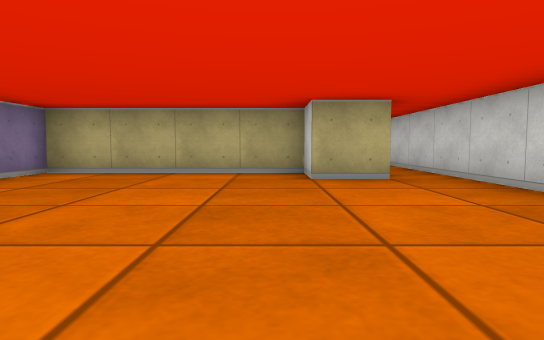
view 1 (above)

15 first-person views from a walk through a cub3D ray-caster map. The camera is about half as high as the walls, tilts 4° down and sees 75° across. The floor is counted in squares. Each view is taken from the middle of a square. On the plan, view 1 faces up. The plan holds only what a view shows up to about 9 squares ahead; the rest is blank.

view 2
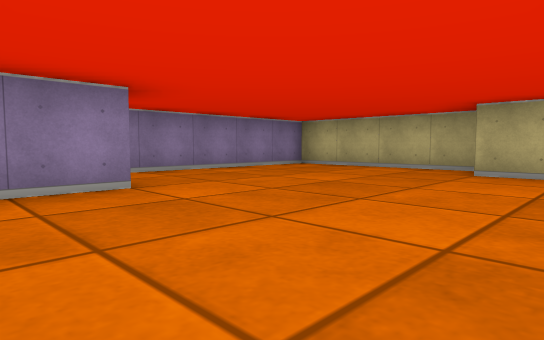

view 3
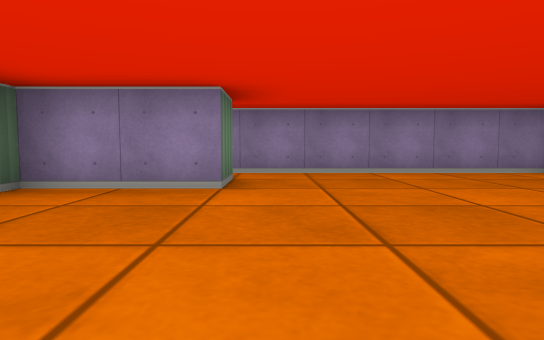

view 4
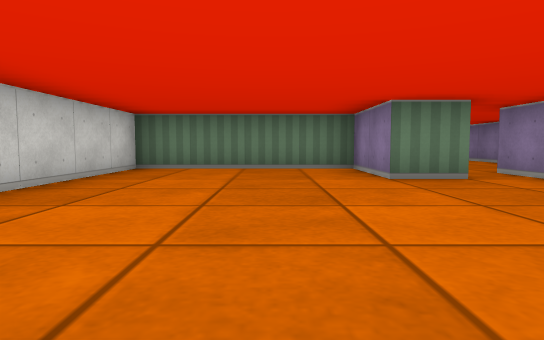

view 5
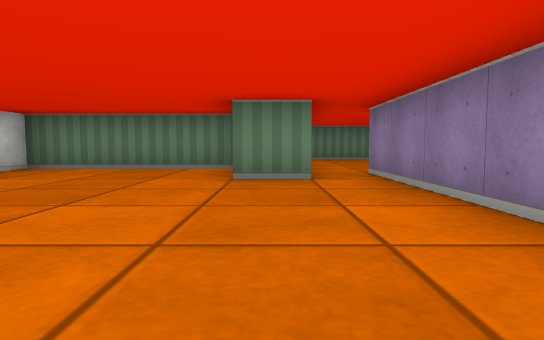

view 6
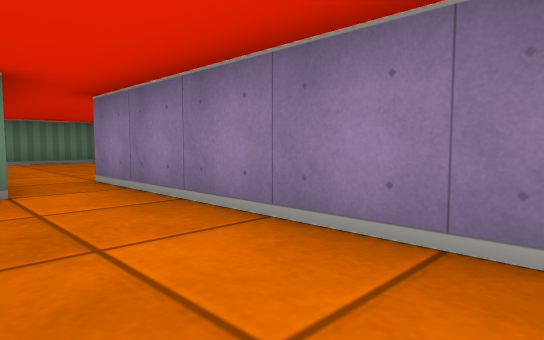

view 7
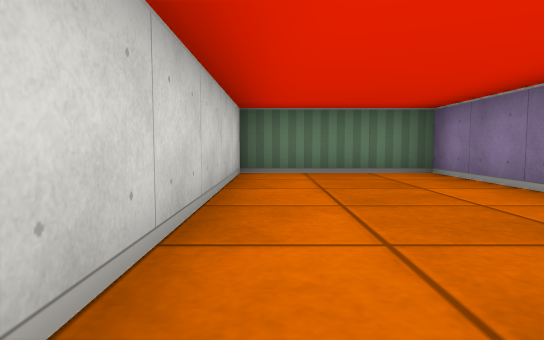

view 8
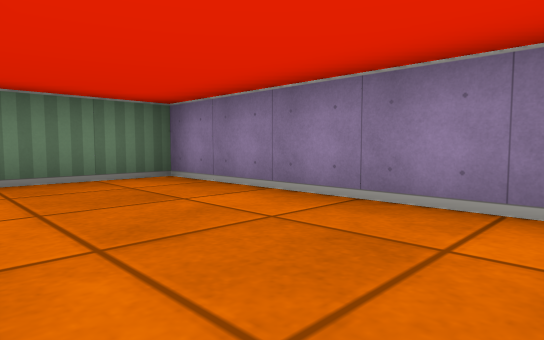

view 9
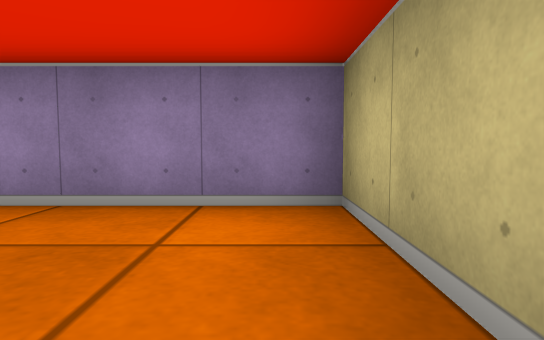

view 10
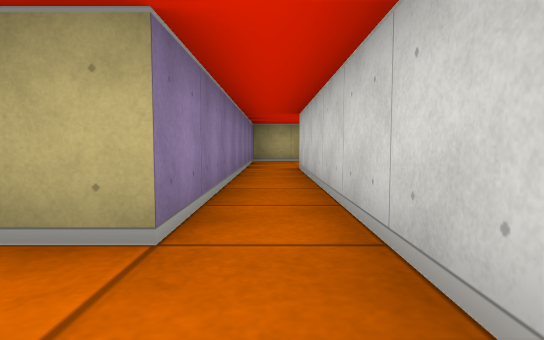

view 11
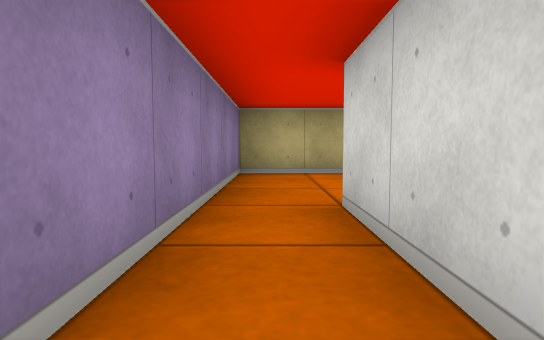

view 12
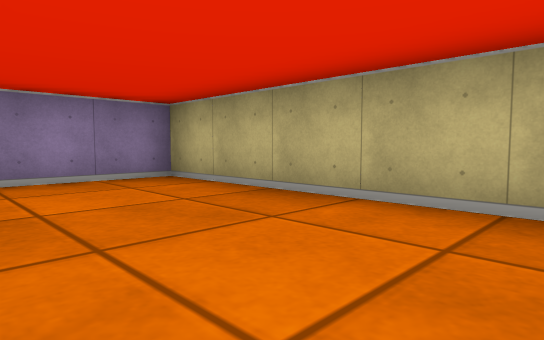

view 13
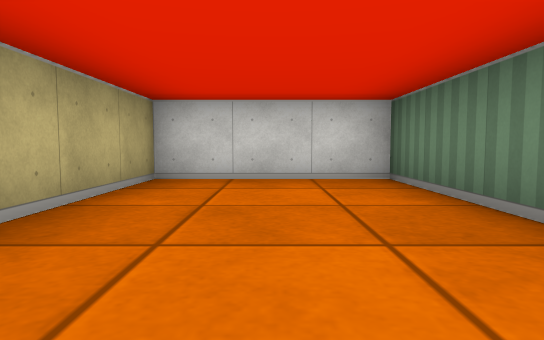

view 14
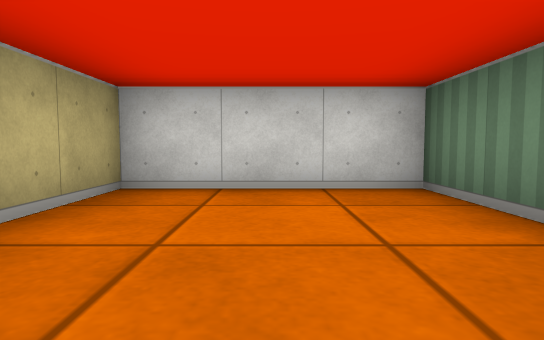

view 15
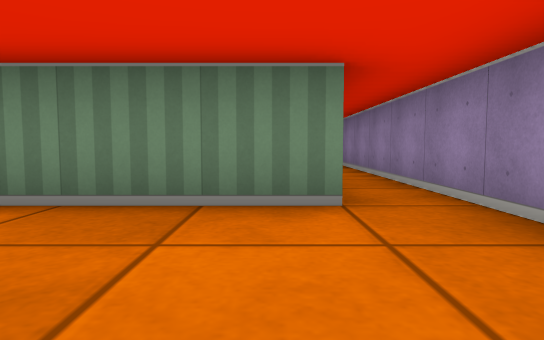

### Floor plan
Ten units are one square. View 1 is at (0, 0); x grows to the right and y downward. Boxes are objects, and circles mark ways between rooms. Rooms are numbered by the first view taken in them; rooms with no view inside come last. Other rooms are left out.
<svg viewBox="-60 -130 130 190">
<path fill="none" stroke="#000" d="M15 -45 5 -45 5 -55 -35 -55 -35 5M-26 -5 -15 -5 -15 15 25 15 25 -45M-35 5 -55 5 -55 55 -25 55 -25 6M25 -45 25 -95 65 -95 65 -125 15 -125 15 -45"/>
<circle cx="-30" cy="0" r="3" fill="#2a7"/>
<circle cx="20" cy="-50" r="3" fill="#2a7"/>
<text x="0" y="-20">1</text>
<text x="-40" y="30">2</text>
<text x="30" y="-100">3</text>
</svg>
Room 1 opens to room 2. Room 1 opens to room 3.

Where each view was taken, in squares from view 1:
view 1: 0 up, 0 right, facing up
view 2: 1 down, 2 right, facing up-left
view 3: 1 up, 2 right, facing left
view 4: 5 up, 0 right, facing down
view 5: 5 up, 2 left, facing down
view 6: 4 up, 2 left, facing down-left
view 7: 0 up, 3 left, facing down
view 8: 1 down, 3 left, facing down-left
view 9: 1 down, 3 left, facing left
view 10: 3 up, 2 right, facing up
view 11: 7 up, 2 right, facing up
view 12: 10 up, 6 right, facing up-left
view 13: 11 up, 2 right, facing right
view 14: 11 up, 3 right, facing right
view 15: 12 up, 3 right, facing down
